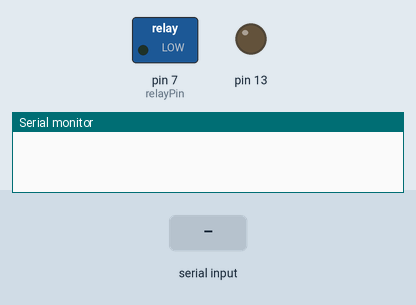
Simulated run of this sketch. Board: Arduino Uno, built with avr-gcc and run on an emulated ATmega328P. On the bench: switched loads named in the sketch (green lamp = pin HIGH), output pins drawn as LEDs (lit = HIGH), the last lines printed to the serial monitor. Inputs (shaded band) come from the test bench.

Above: at 1.2 s.
1.3 s: "1\n" received over Serial
At 2.4 s:
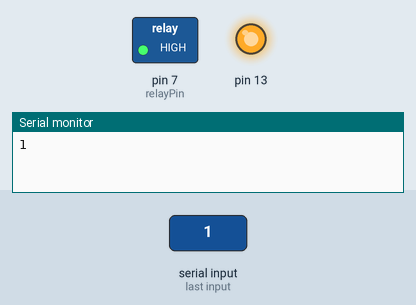
2.8 s: "0\n" received over Serial
At 3.6 s:
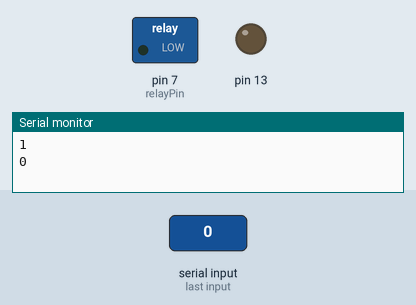
Timing chart, 0 to 5.8 s (numbered marks = the images above; inputs shaded):
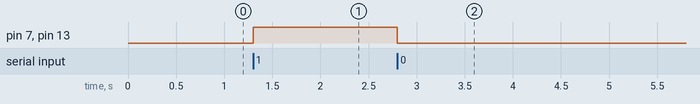

Measured:
- after the input at 1.3 s, pin 7 (relayPin), pin 13: LOW → HIGH at once
- after the input at 2.8 s, pin 7 (relayPin), pin 13: HIGH → LOW at once

The sketch:

Bluetooth_fan.ino
```cpp
char Incoming_value = 0;
int relayPin = 7; // connected to IN1

void setup()
{
  pinMode(relayPin, OUTPUT);
  Serial.begin(9600);
  pinMode(13, OUTPUT);
}

void loop()
{
  if (Serial.available() > 0)
  {
    Incoming_value = Serial.read();
    Serial.print(Incoming_value);
    Serial.print("\n");

    if (Incoming_value == '1') {
      digitalWrite(13, HIGH);
      digitalWrite(relayPin, HIGH);
    }
    else if (Incoming_value == '0') {
      digitalWrite(13, LOW);
      digitalWrite(relayPin, LOW);
    }
  }
}
```
